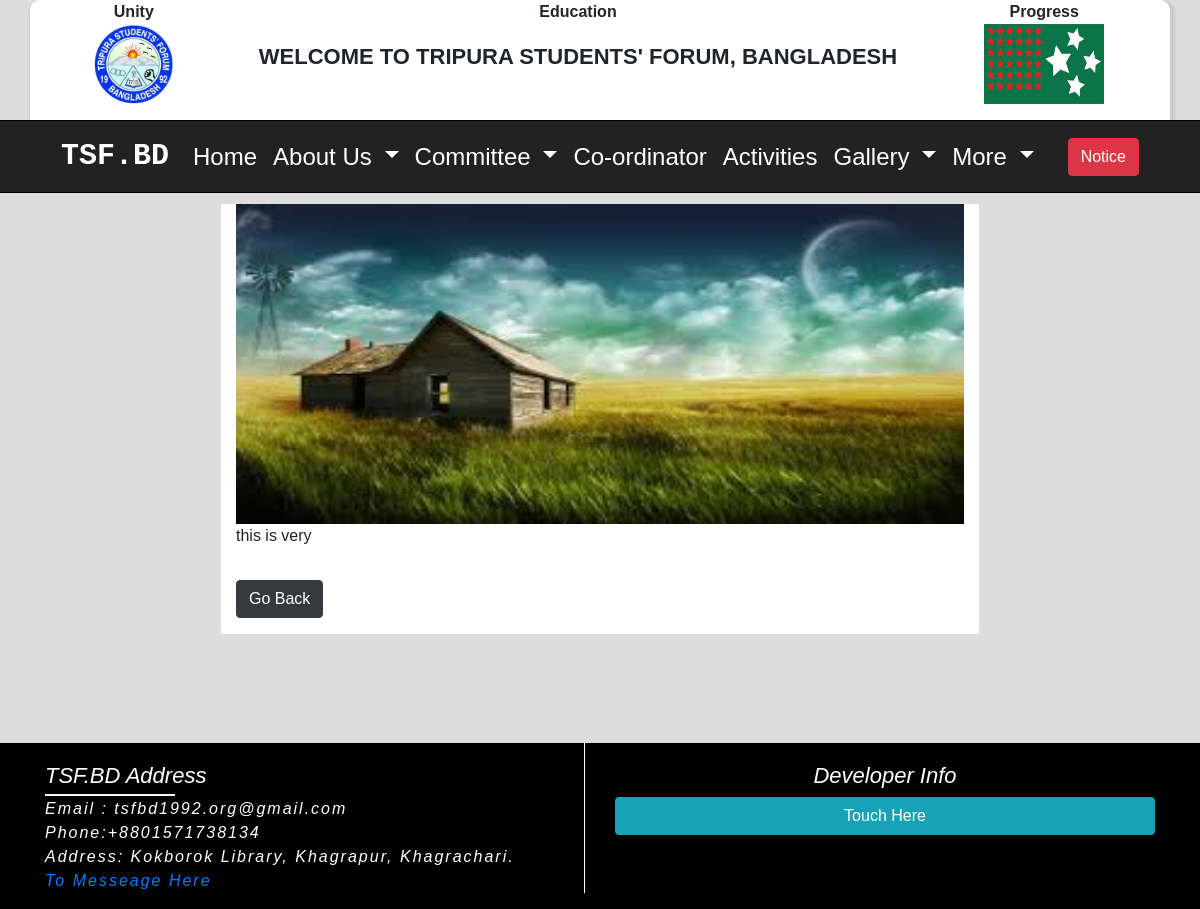
/photo/4/, run on the app's committed database.
### Home_app/models.py (models this page shows, shortened)
class TsfAboutSetting(models.Model):
    tsf_logo = models.ImageField(upload_to='tsf_logo', blank=True)
    tsf_flag = models.ImageField(upload_to='tsf_flag', blank=True)
    tsf_greeting = models.CharField(max_length=255, blank=True)
    country = models.CharField(max_length=255, blank=True)
    tsf_phone = models.CharField(max_length=255, blank=True)
    tsf_email = models.EmailField(max_length=255, blank=True)
    tsf_address = models.TextField(blank=True)
    tsf_about = models.TextField(blank=True)
    tsf_president_name = models.CharField(max_length=255, blank=True)
    tsf_president_photo = models.ImageField(upload_to='president_photo')
    tsf_president_title = models.CharField(max_length=255, blank=True)
    tsf_president_about = models.TextField(blank=True)
    tsf_secretary_name = models.CharField(max_length=255, blank=True)
    tsf_secretary_photo = models.ImageField(upload_to='secretary_photo')
    tsf_secretary_title = models.CharField(max_length=255, blank=True)
    tsf_secretary_about = models.TextField(blank=True)
    tsf_fb_link = models.URLField(max_length=255, blank=True)
    tsf_twitter_link = models.URLField(max_length=255, blank=True)
    tsf_instagram_link = models.URLField(max_length=255, blank=True)
    tsf_linkdin_link = models.URLField(max_length=255, blank=True)
    tsf_youtube_link = models.URLField(max_length=255, blank=True)
    class Meta:
        verbose_name_plural = "TSF ABOUT"

### Photo_app/models.py (models this page shows, shortened)
class Photo(models.Model):
    category = models.ForeignKey(
        Category, on_delete=models.SET_NULL, null=True, blank=True)
    image = models.ImageField(null=False, blank=False)
    description = models.TextField()

### Photo_app/views.py (the view)
# urls.py: path('photo/<str:pk>/', views.viewPhoto, name='photo'),
def viewPhoto(request, pk):
    photo = Photo.objects.get(id=pk)
    return render(request, 'photos/photo.html', {'photo': photo})

### About_app/context_processors.py (called while the page is built)
def about_categories(request):
    about_categories = Category.objects.all()
    return {'about_categories': about_categories }

### Home_app/context_processors.py (called while the page is built)
def about_inform(request):
    about_inform = TsfAboutSetting.objects.first()
    return {'about_inform': about_inform}

def developer_info(request):
    developer_info = DeveloperInfo.objects.first()
    return {'developer_info': developer_info}

### templates/photos/photo.html (shortened to what this page needs)
{% extends 'home/base.html' %}
{% load static %}
{% block body %}
<section style="min-height: 550px;">
    <div class="container">
        <div class="row justify-content-center">
            <div class="col-md-8 card photo_details_box">
               <div class="card-bdoy">
                <img src="{{photo.image.url}}" class="photo_details" alt="First slide">
                <p>{{photo.description}}</p>
                <a href="{% url 'gallery' %}" class="btn btn-dark my-3">Go Back</a>
               </div>
            </div>
        </div>
    </div>
</section>
{% endblock %}

### templates/home/banner.html
{% load static %}
<section id="banner_section">
  <div class="container logoheder">
     <div class="tsf-logo-box">
       <p  class="dignity">Unity</p>
       <img src="{{ about_inform.tsf_logo.url }}" alt="logo" class="tsf_logo_banner">
     </div>
     <div class="tsf-text-box">
       <p class="dignity">Education</p>
      <h3 class="banner_text">{{ about_inform.tsf_greeting}}, {{ about_inform.country}}</h3>
    </div>
    <div class="tsf-flag-box">
      <p  class="dignity">Progress</p>
      <img src="{{ about_inform.tsf_flag.url}}" alt="flag" class="tsf_flag_banner">
    </div>
    </div>
    </section>

### templates/home/footer.html (shortened to what this page needs)
<div class="container">
    <div class="row">
       <div class="col-md-6">
   <div class="side_left">
    <ul class="footer_list">
      <h2 class="Tsf_info">TSF.BD Address </h2>
       <li class="tsf_email"> Email : {{ about_inform.tsf_email }}</li>
       <li> Phone:{{ about_inform.tsf_phone }}</li>
       <li> Address: {{ about_inform.tsf_address }}</li>
       <li> <a href="{% url 'contact' %}">To Messeage Here</a></li>
     </ul>
   </div>
       </div>
       <div class="col-md-6">
<div class="footer_list">
  <h2 class="developer_title">Developer Info</h2>
<button type="button" class="btn btn-info btn-block" data-toggle="modal" data-target="#exampleModalCenter">
Touch Here
</button>
</div>
            </div>
    </div>
</div>

### Home_app/static/css/home.css (style rules this page uses)
* { margin: 0; padding: 0; }
body { font-family: 'Poppins', sans-serif; }
.logoheder { height: 120px; background: #fff; overflow: hidden; border-radius:10px 10px 0px 0px; box-shadow: 2px 3px 2px 3px #ccc; }
.dignity { margin: 0; padding: 0; text-align: center; text-transform: capitalize; font-weight: bold; }
.tsf-logo-box { text-align: center; float: left; width: 16%; }
.tsf_logo_banner { height: 80px; width: 80px; border-radius: 50%; }
.tsf-text-box { margin-left: -22px; text-align: center; width: 68%; float: left; }
.tsf_flag_banner { height: 80px; width: 120px; }
.tsf-flag-box { text-align: center; float: left; width: 16%; }
.banner_text { margin-top: 20px; font-weight: bold; text-transform: uppercase; font-size: 22px; }

### Home_app/static/css/photo.css (style rules this page uses)
.photo_details { width: 100%; height: 320px; }
.photo_details_box { margin-top: 10px; transition: all 0.5s; }

### Home_app/static/css/footer.css (style rules this page uses)
.footer_list { padding-top: 20px; }
.side_left { border-right: 1px solid #fff; }
.footer_list li { font-size: 16px; letter-spacing: 2px; font-style: italic; list-style: none; color: #fff; }
.tsf_email { font-size: 16px; font-style: italic; }
.developer_title { text-align: center; color: #fff!important; font-size: 22px; font-style: italic; }
.Tsf_info { color: #fff; font-size: 22px; font-style: italic; position: relative; }
.Tsf_info::after { position: absolute; content: ''; height: 2px; width: 130px; display: block; margin-top: 5px; background: cornsilk; }

### data on the page
TsfAboutSetting: tsf_logo (picture), tsf_greeting "WELCOME TO TRIPURA STUDENTS' FORUM", country "BANGLADESH", tsf_flag (picture), tsf_email "tsfbd1992.org@gmail.com", tsf_phone "+8801571738134", tsf_address "Kokborok Library, Khagrapur, Khagrachari."
Photo: image (picture), description "this is very"
